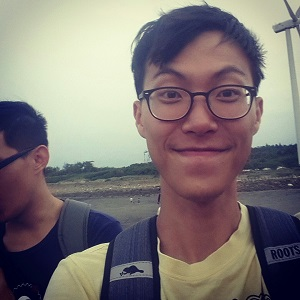
%> input picture 123.jpg, 300 x 300 px
$ octave main.m   (GNU Octave 9; MATLAB toolbox functions it lacks are replaced by stand-ins)
%> lines starting %> are read from the running program, lines starting %| are printed output that depends on the picture
### init.m
function person = init(row,col)

for i=1:100
	color = unidrnd(255);
	length = unidrnd(480)+20;
	x = unidrnd(col);
	y = unidrnd(row);
	direction = unidrnd(8,1,length);
	temp = [0,color,length,x,y,direction];
	person{i,1}=temp;
end

### fitness.m
function fuck = fitness(one,proimage,im)
[row,col] = size(im);
x = one(4);
y = one(5);

color = double(one(2));
length = one(3);
fuckorg = abs(double(proimage(y,x))-double(im(y,x)));
fuck = abs(color - double(im(y,x)));
b=0;
for i = 6:length+5
	switch one(i)
		case 1
			if(x-1>=1&&y-1>=1)
				x = x - 1;
				y = y - 1;
				fuckorg = fuckorg + abs(double(proimage(y,x))-double(im(y,x)));
				fuck = fuck + abs(color - double(im(y,x)));
			else
				b=1;
				break;
			end
		case 2
			if(y-1>=1)
				y = y - 1;
				fuckorg = fuckorg + abs(double(proimage(y,x))-double(im(y,x)));
				fuck = fuck + abs(color - double(im(y,x)));
			else
				b=1;
				break;
			end
		case 3
			if(x+1<=col&&y-1>=1)
				x = x + 1;
				y = y - 1;
				fuckorg = fuckorg + abs(double(proimage(y,x))-double(im(y,x)));
				fuck = fuck + abs(color - double(im(y,x)));
			else
				b=1;
				break;
			end
		case 4
			if(x-1>=1)
				x = x - 1;
				fuckorg = fuckorg + abs(double(proimage(y,x))-double(im(y,x)));
				fuck = fuck + abs(color - double(im(y,x)));
			else
				b=1;
				break;
			end
		case 5
			if(x+1<=col)
				x = x + 1;
				fuckorg = fuckorg + abs(double(proimage(y,x))-double(im(y,x)));
				fuck = fuck + abs(color - double(im(y,x)));
			else
				b=1;
				break;
			end
		case 6
			if(x-1>=1&&y+1<=row)
				x = x - 1;
				y = y + 1;
				fuckorg = fuckorg + abs(double(proimage(y,x))-double(im(y,x)));
				fuck = fuck + abs(color - double(im(y,x)));
			else
				b=1;
				break;
			end
		case 7
			if(y+1<=row)
				y = y + 1;
				fuckorg = fuckorg + abs(double(proimage(y,x))-double(im(y,x)));
				fuck = fuck + abs(color - double(im(y,x)));
			else
				b=1;
				break;
			end
		case 8
			if(x+1<=col&&y+1<=row)
				x = x + 1;
				y = y + 1;
				fuckorg = fuckorg + abs(double(proimage(y,x))-double(im(y,x)));
				fuck = fuck + abs(color - double(im(y,x)));
			else
				b=1;
				break;
			end
	end
	if(b==1)
		break;
	end
end
if(fuckorg<=fuck)
	fuck = -1;
else
	fuck = fuck/length;
end

### draw.m
function proimage = draw(proimage,one)
[row,col] = size(proimage);
x = one(4);
y = one(5);
color = one(2);
length = one(3);
proimage(y,x) = color;
b=0;
for i = 6:length+5
	switch one(i)
		case 1
			if(x-1>=1&&y-1>=1)
				x = x - 1;
				y = y - 1;
				proimage(y,x) = color;
			else
				b=1;
				break;
			end
		case 2
			if(y-1>=1)
				y = y - 1;
				proimage(y,x) = color;
			else
				b=1;
				break;
			end
		case 3
			if(x+1<=col&&y-1>=1)
				x = x + 1;
				y = y - 1;
				proimage(y,x) = color;
			else
				b=1;
				break;
			end
		case 4
			if(x-1>=1)
				x = x - 1;
				proimage(y,x) = color;
			else
				b=1;
				break;
			end
		case 5
			if(x+1<=col)
				x = x + 1;
				proimage(y,x) = color;
			else
				b=1;
				break;
			end
		case 6
			if(x-1>=1&&y+1<=row)
				x = x - 1;
				y = y + 1;
				proimage(y,x) = color;
			else
				b=1;
				break;
			end
		case 7
			if(y+1<=row)
				y = y + 1;
				proimage(y,x) = color;
			else
				b=1;
				break;
			end
		case 8
			if(x+1<=col&&y+1<=row)
				x = x + 1;
				y = y + 1;
				proimage(y,x) = color;
			else
				b=1;
				break;
			end
	end
	if(b==1)
		break;
	end
end

### main.m
clc; clear all; close all;
im = rgb2gray(imread(['./123.jpg']));
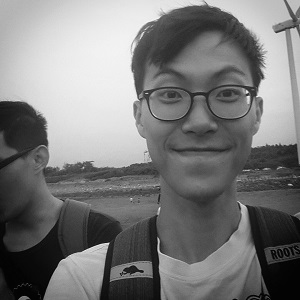
%> im: size 300x300 uint8; min 1, max 246, mean 122.1
[row,col] = size(im);
%> row = 300; col = 300
proimage = zeros([row,col],'uint8')+255;
person = init(row,col);
fitness_value = [];
for i = 1:100
	person{i,1}(1) = fitness(person{i,1},proimage,im);
end
%> this loop made 100 passes
%> (color in fitness, length in fitness) on passes 2 to 13: (253, 379), (193, 419), (49, 207), (211, 58), (25, 23), (121, 335), (207, 255), (33, 120), (162, 175), (148, 327), (173, 228), (40, 105)
%> after the loop, person = 100 items
%> (the run ends here)
